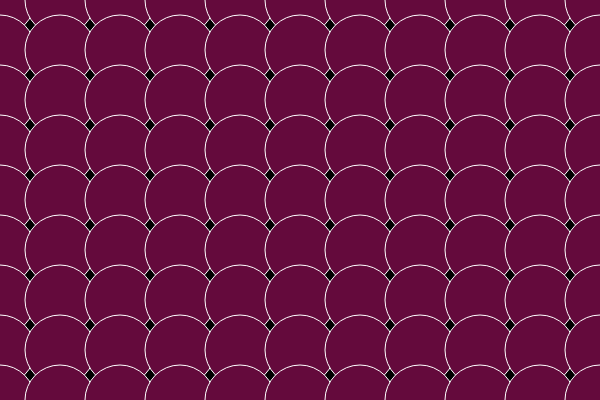
Frame 1 (no input)
Frame 60 (no input): identical to frame 1, image omitted
Frame 120 (the mouse pressed at the canvas centre since frame 60): identical to frame 1, image omitted

The p5.js sketch that drew this single still picture (run headless with seeded random() and noise() and a simulated clock; from frame 60 on, the mouse is pressed at the canvas centre):

// p5.js sketch
// ── sketch.js
function setup() {
  createCanvas(600, 400);
}

function draw() {
  background(0);

  stroke(255);
  strokeWeight(1);

  for (var y = 0; y <= height; y += 50) {
    for (var x = 0; x <= width; x += 60) {
      fill(100, 10, 60);
      circle(x, y, 70);
    }
  }
}

// ── embed.html
<!DOCTYPE html>

<head>
    <title>embedded example</title>
    <script src="https://cdn.jsdelivr.net/npm/p5@1.4.0/lib/p5.min.js"></script>
    <script src="https://cdn.jsdelivr.net/npm/dat.gui@0.7.7/build/dat.gui.min.js"></script>


    <script src="grid.js"></script>

    <!-- this line removes any default padding and style. you might only need one of these values set. -->
    <style>
        body {
            margin: 0;
            padding: 0;
            overflow: hidden;
        }

        canvas {
            margin: auto;
        }

        /* Quick and dirty way to change DAT GUI position if needed */
        .dg.a {
            /*margin-top: 45px !important;*/
        }
    </style>

</head>

<body>

</body>

</html>
// ── grid.js
function setup() {
  createCanvas(600, 400);
}

// Default P5 draw loop function
function draw() {
  background(0);

  stroke(255);
  strokeWeight(1);

  for (var y = 0; y <= height; y += 50) {
    for (var x = 0; x <= innerWidth; x += 60) {
      //fill(random(100), 10, random(160));
      fill(100, 10, 60);
      circle(x, y, 70);
    }
  }
}
